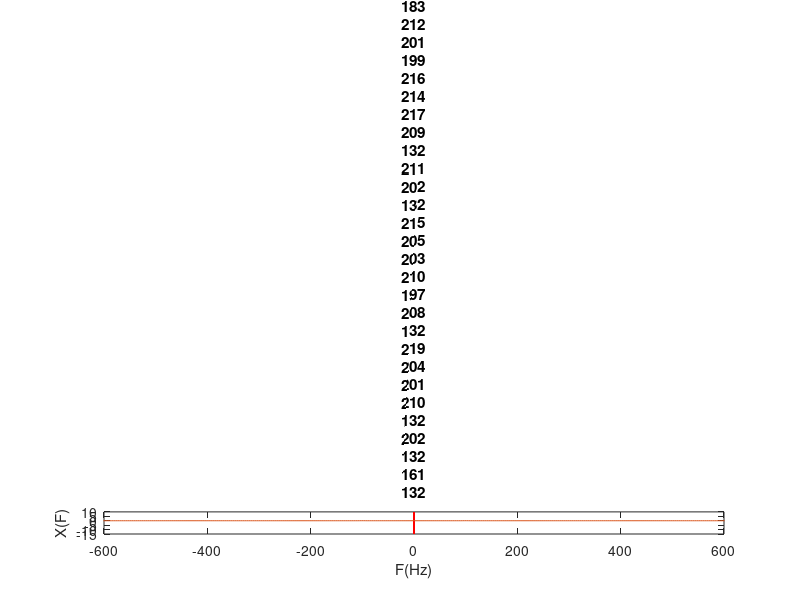
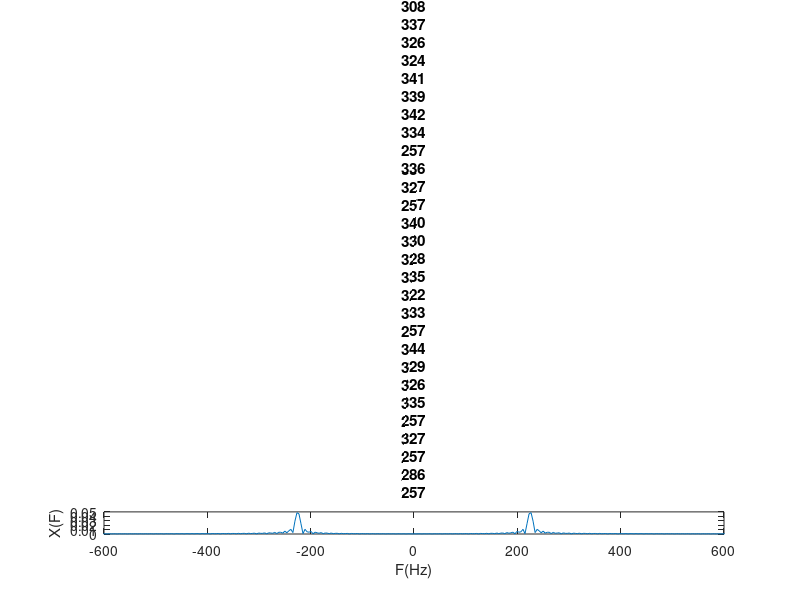
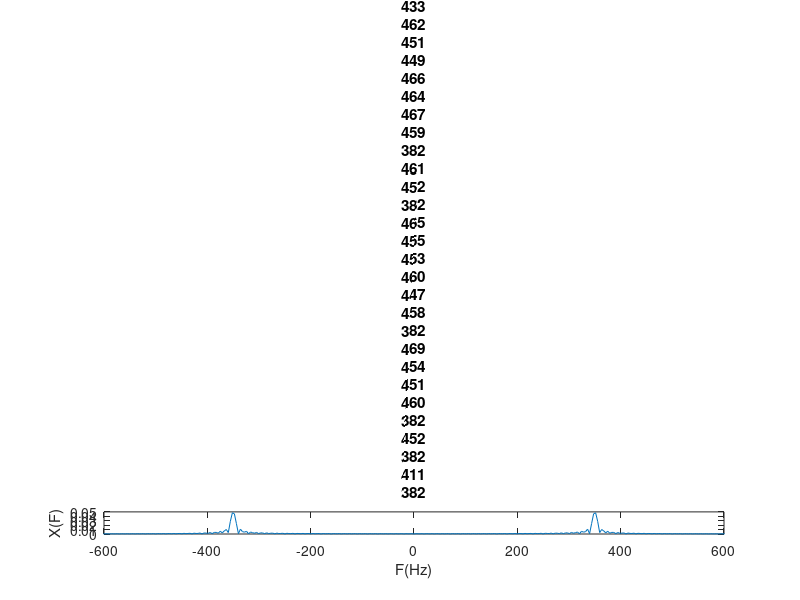
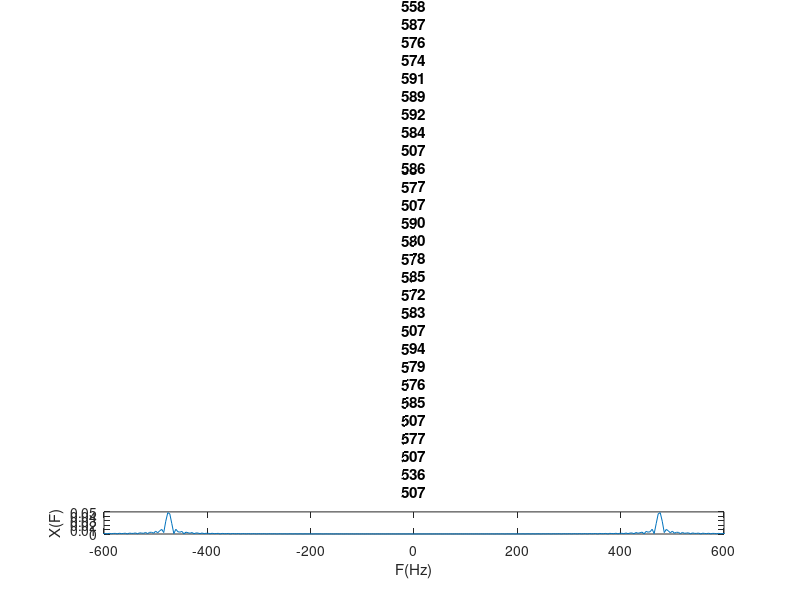

These charts were generated, in order, by the following MATLAB code:
%A
N=128;
T=0.05;
tmax = T;

t= linspace(-tmax,tmax,N);
x = 10*cos(2*pi*20*t)+4*sin(2*pi*40*t+5);
plot(t,x)
hold on;
Ts = 2*T/N;
td = -tmax:Ts:tmax;
x1 = 10*cos(2*pi*20*td)+4*sin(2*pi*40*td+5);
plot(td,x1,'r.');
title("Signal and samples");
xlabel("t(s)");
ylabel("x(t)");


figure(2);
Fs=1/Ts;
X = fftshift(fft(x1,N)*Ts);
F = [-Fs/2:Fs/N:Fs/2-Fs/N];
plot(F,abs(X));
xlim([-100,100]);
title("Spectrum of the given function");
xlabel("F(Hz)");
ylabel("X(F)");


%B
T=0.05;
N = 2048;
tmax = T;
l = randi(30);
Fs = 8000;
Ts = 1/Fs;
td = -tmax:Ts:tmax;

Fs=1/Ts;
df = 125;
f = [100:df:475];
for k = 1:length(f)
    figure(k);
    x = sin(2*pi*f(k).*td + l);
    X = fftshift(fft(x,N)*Ts);
    F = [-Fs/2:Fs/N:Fs/2-Fs/N];
    plot(F,abs(X));
    title(["Spectrum of signal when f = "+f(k)]);
    xlabel("F(Hz)");
    ylabel("X(F)");
    xlim([-600 600]);
end
T=1/8000;
td = -tmax:Ts:tmax;
f1 = [7500:df:7900];
for k = 1:length(f1)
    figure(k+length(f));
    x1 = sin(2*pi*f1(k).*td + l);
    X1 = fftshift(fft(x1,N)*Ts);
    F = [-Fs/2:Fs/N:Fs/2-Fs/N];
    plot(F,abs(X1));
    title("Spectrum of signal when f = "+[f1(k)]); 
    xlabel("F(Hz)");
    ylabel("X(F)");
    xlim([-600 600]);
end